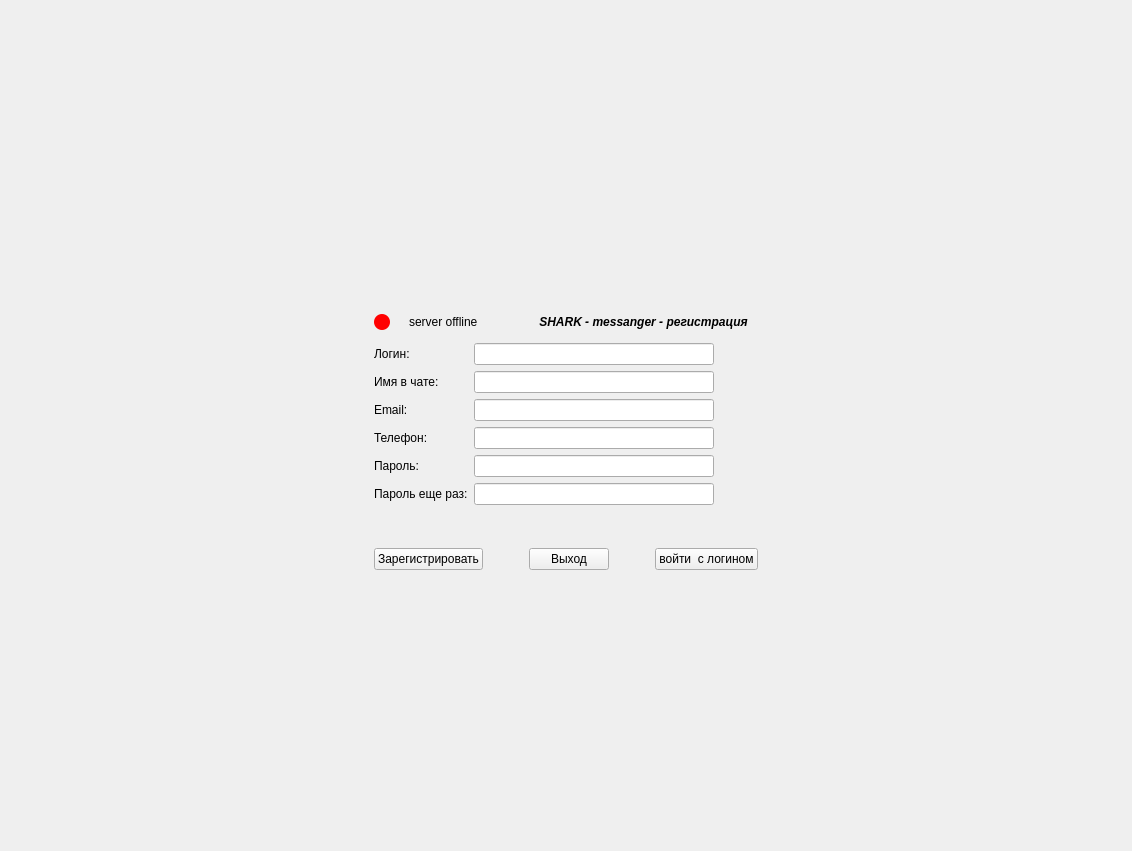
<?xml version="1.0" encoding="UTF-8"?>
<ui version="4.0">
 <class>ScreenRegister</class>
 <widget class="QWidget" name="ScreenRegister">
  <property name="geometry">
   <rect>
    <x>0</x>
    <y>0</y>
    <width>1132</width>
    <height>851</height>
   </rect>
  </property>
  <property name="sizePolicy">
   <sizepolicy hsizetype="Expanding" vsizetype="Expanding">
    <horstretch>0</horstretch>
    <verstretch>0</verstretch>
   </sizepolicy>
  </property>
  <property name="windowTitle">
   <string>Регистрация нового пользователя</string>
  </property>
  <layout class="QGridLayout" name="gridLayout">
   <item row="0" column="1">
    <spacer name="verticalSpacer_4">
     <property name="orientation">
      <enum>Qt::Orientation::Vertical</enum>
     </property>
     <property name="sizeHint" stdset="0">
      <size>
       <width>20</width>
       <height>167</height>
      </size>
     </property>
    </spacer>
   </item>
   <item row="1" column="0">
    <spacer name="horizontalSpacer_7">
     <property name="orientation">
      <enum>Qt::Orientation::Horizontal</enum>
     </property>
     <property name="sizeHint" stdset="0">
      <size>
       <width>332</width>
       <height>20</height>
      </size>
     </property>
    </spacer>
   </item>
   <item row="1" column="1">
    <layout class="QVBoxLayout" name="verticalLayout">
     <item>
      <layout class="QHBoxLayout" name="horizontalLayout_3">
       <item>
        <spacer name="horizontalSpacer_5">
         <property name="orientation">
          <enum>Qt::Orientation::Horizontal</enum>
         </property>
         <property name="sizeHint" stdset="0">
          <size>
           <width>40</width>
           <height>20</height>
          </size>
         </property>
        </spacer>
       </item>
       <item>
        <widget class="QLabel" name="label_6">
         <property name="sizePolicy">
          <sizepolicy hsizetype="Fixed" vsizetype="Fixed">
           <horstretch>0</horstretch>
           <verstretch>0</verstretch>
          </sizepolicy>
         </property>
         <property name="maximumSize">
          <size>
           <width>221</width>
           <height>221</height>
          </size>
         </property>
         <property name="text">
          <string/>
         </property>
         <property name="pixmap">
          <pixmap resource="resources.qrc">:/images/shark_1.jpg</pixmap>
         </property>
         <property name="scaledContents">
          <bool>true</bool>
         </property>
        </widget>
       </item>
       <item>
        <spacer name="horizontalSpacer_6">
         <property name="orientation">
          <enum>Qt::Orientation::Horizontal</enum>
         </property>
         <property name="sizeHint" stdset="0">
          <size>
           <width>40</width>
           <height>20</height>
          </size>
         </property>
        </spacer>
       </item>
      </layout>
     </item>
     <item>
      <spacer name="verticalSpacer_3">
       <property name="orientation">
        <enum>Qt::Orientation::Vertical</enum>
       </property>
       <property name="sizeType">
        <enum>QSizePolicy::Policy::Fixed</enum>
       </property>
       <property name="sizeHint" stdset="0">
        <size>
         <width>20</width>
         <height>5</height>
        </size>
       </property>
      </spacer>
     </item>
     <item>
      <layout class="QHBoxLayout" name="horizontalLayout">
       <item>
        <widget class="QLabel" name="serverStatusLabelRound">
         <property name="sizePolicy">
          <sizepolicy hsizetype="Preferred" vsizetype="Preferred">
           <horstretch>0</horstretch>
           <verstretch>0</verstretch>
          </sizepolicy>
         </property>
         <property name="minimumSize">
          <size>
           <width>16</width>
           <height>16</height>
          </size>
         </property>
         <property name="maximumSize">
          <size>
           <width>16</width>
           <height>16</height>
          </size>
         </property>
         <property name="styleSheet">
          <string notr="true">background-color: red;
border-radius: 8px;</string>
         </property>
         <property name="text">
          <string/>
         </property>
        </widget>
       </item>
       <item>
        <spacer name="horizontalSpacer">
         <property name="orientation">
          <enum>Qt::Orientation::Horizontal</enum>
         </property>
         <property name="sizeType">
          <enum>QSizePolicy::Policy::Fixed</enum>
         </property>
         <property name="sizeHint" stdset="0">
          <size>
           <width>13</width>
           <height>20</height>
          </size>
         </property>
        </spacer>
       </item>
       <item>
        <widget class="QLabel" name="serverStatusLabel">
         <property name="text">
          <string>server offline</string>
         </property>
        </widget>
       </item>
       <item>
        <spacer name="horizontalSpacer_3">
         <property name="orientation">
          <enum>Qt::Orientation::Horizontal</enum>
         </property>
         <property name="sizeHint" stdset="0">
          <size>
           <width>40</width>
           <height>20</height>
          </size>
         </property>
        </spacer>
       </item>
       <item>
        <widget class="QLabel" name="label">
         <property name="font">
          <font>
           <italic>true</italic>
           <bold>true</bold>
          </font>
         </property>
         <property name="text">
          <string>SHARK - messanger - регистрация</string>
         </property>
         <property name="alignment">
          <set>Qt::AlignmentFlag::AlignCenter</set>
         </property>
        </widget>
       </item>
       <item>
        <spacer name="horizontalSpacer_2">
         <property name="orientation">
          <enum>Qt::Orientation::Horizontal</enum>
         </property>
         <property name="sizeType">
          <enum>QSizePolicy::Policy::Fixed</enum>
         </property>
         <property name="sizeHint" stdset="0">
          <size>
           <width>10</width>
           <height>20</height>
          </size>
         </property>
        </spacer>
       </item>
      </layout>
     </item>
     <item>
      <spacer name="verticalSpacer_2">
       <property name="orientation">
        <enum>Qt::Orientation::Vertical</enum>
       </property>
       <property name="sizeType">
        <enum>QSizePolicy::Policy::Fixed</enum>
       </property>
       <property name="sizeHint" stdset="0">
        <size>
         <width>20</width>
         <height>5</height>
        </size>
       </property>
      </spacer>
     </item>
     <item>
      <layout class="QFormLayout" name="formLayout">
       <item row="0" column="0">
        <widget class="QLabel" name="label_5">
         <property name="text">
          <string>Логин:</string>
         </property>
        </widget>
       </item>
       <item row="0" column="1">
        <widget class="QLineEdit" name="loginEdit">
         <property name="sizePolicy">
          <sizepolicy hsizetype="Fixed" vsizetype="Fixed">
           <horstretch>0</horstretch>
           <verstretch>0</verstretch>
          </sizepolicy>
         </property>
         <property name="minimumSize">
          <size>
           <width>240</width>
           <height>0</height>
          </size>
         </property>
         <property name="toolTip">
          <string>Не менее 5 и не более 20 символов, только английские буквы и цифры</string>
         </property>
         <property name="toolTipDuration">
          <number>10000</number>
         </property>
        </widget>
       </item>
       <item row="1" column="0">
        <widget class="QLabel" name="label_2">
         <property name="text">
          <string>Имя в чате:</string>
         </property>
        </widget>
       </item>
       <item row="4" column="0">
        <widget class="QLabel" name="label_3">
         <property name="text">
          <string>Пароль:</string>
         </property>
        </widget>
       </item>
       <item row="4" column="1">
        <widget class="QLineEdit" name="passwordEdit">
         <property name="sizePolicy">
          <sizepolicy hsizetype="Fixed" vsizetype="Fixed">
           <horstretch>0</horstretch>
           <verstretch>0</verstretch>
          </sizepolicy>
         </property>
         <property name="minimumSize">
          <size>
           <width>240</width>
           <height>0</height>
          </size>
         </property>
         <property name="toolTip">
          <string>Не менее 5 и не более 20 символов, Мнимум одна заглавная и одна цифра (только латинские буквы)</string>
         </property>
         <property name="toolTipDuration">
          <number>10000</number>
         </property>
         <property name="echoMode">
          <enum>QLineEdit::EchoMode::PasswordEchoOnEdit</enum>
         </property>
        </widget>
       </item>
       <item row="5" column="0">
        <widget class="QLabel" name="label_4">
         <property name="text">
          <string>Пароль еще раз:</string>
         </property>
        </widget>
       </item>
       <item row="5" column="1">
        <widget class="QLineEdit" name="passwordConfirmEdit">
         <property name="sizePolicy">
          <sizepolicy hsizetype="Fixed" vsizetype="Fixed">
           <horstretch>0</horstretch>
           <verstretch>0</verstretch>
          </sizepolicy>
         </property>
         <property name="minimumSize">
          <size>
           <width>240</width>
           <height>0</height>
          </size>
         </property>
         <property name="toolTip">
          <string>Повторите ввод пароля</string>
         </property>
         <property name="toolTipDuration">
          <number>10000</number>
         </property>
         <property name="echoMode">
          <enum>QLineEdit::EchoMode::PasswordEchoOnEdit</enum>
         </property>
        </widget>
       </item>
       <item row="1" column="1">
        <widget class="QLineEdit" name="nameEdit">
         <property name="sizePolicy">
          <sizepolicy hsizetype="Fixed" vsizetype="Fixed">
           <horstretch>0</horstretch>
           <verstretch>0</verstretch>
          </sizepolicy>
         </property>
         <property name="minimumSize">
          <size>
           <width>240</width>
           <height>0</height>
          </size>
         </property>
         <property name="toolTip">
          <string>Не менее 2 и не более 20 символов, только английские буквы и цифры</string>
         </property>
         <property name="toolTipDuration">
          <number>10000</number>
         </property>
        </widget>
       </item>
       <item row="2" column="0">
        <widget class="QLabel" name="label_7">
         <property name="text">
          <string>Email:</string>
         </property>
        </widget>
       </item>
       <item row="2" column="1">
        <widget class="QLineEdit" name="emailLineEdit">
         <property name="sizePolicy">
          <sizepolicy hsizetype="Fixed" vsizetype="Fixed">
           <horstretch>0</horstretch>
           <verstretch>0</verstretch>
          </sizepolicy>
         </property>
         <property name="minimumSize">
          <size>
           <width>240</width>
           <height>0</height>
          </size>
         </property>
        </widget>
       </item>
       <item row="3" column="0">
        <widget class="QLabel" name="label_8">
         <property name="text">
          <string>Телефон:</string>
         </property>
        </widget>
       </item>
       <item row="3" column="1">
        <widget class="QLineEdit" name="phoneLineEdit">
         <property name="sizePolicy">
          <sizepolicy hsizetype="Fixed" vsizetype="Fixed">
           <horstretch>0</horstretch>
           <verstretch>0</verstretch>
          </sizepolicy>
         </property>
         <property name="minimumSize">
          <size>
           <width>240</width>
           <height>0</height>
          </size>
         </property>
        </widget>
       </item>
      </layout>
     </item>
     <item>
      <spacer name="verticalSpacer">
       <property name="orientation">
        <enum>Qt::Orientation::Vertical</enum>
       </property>
       <property name="sizeType">
        <enum>QSizePolicy::Policy::Fixed</enum>
       </property>
       <property name="sizeHint" stdset="0">
        <size>
         <width>17</width>
         <height>37</height>
        </size>
       </property>
      </spacer>
     </item>
     <item>
      <layout class="QHBoxLayout" name="horizontalLayout_2">
       <item>
        <widget class="QPushButton" name="registerPushButton">
         <property name="text">
          <string>Зарегистрировать</string>
         </property>
        </widget>
       </item>
       <item>
        <spacer name="horizontalSpacer_9">
         <property name="orientation">
          <enum>Qt::Orientation::Horizontal</enum>
         </property>
         <property name="sizeHint" stdset="0">
          <size>
           <width>40</width>
           <height>20</height>
          </size>
         </property>
        </spacer>
       </item>
       <item>
        <widget class="QPushButton" name="exitPushButton">
         <property name="text">
          <string>Выход</string>
         </property>
        </widget>
       </item>
       <item>
        <spacer name="horizontalSpacer_4">
         <property name="orientation">
          <enum>Qt::Orientation::Horizontal</enum>
         </property>
         <property name="sizeHint" stdset="0">
          <size>
           <width>40</width>
           <height>20</height>
          </size>
         </property>
        </spacer>
       </item>
       <item>
        <widget class="QPushButton" name="toLoginButton">
         <property name="text">
          <string>войти  с логином</string>
         </property>
        </widget>
       </item>
      </layout>
     </item>
    </layout>
   </item>
   <item row="1" column="2">
    <spacer name="horizontalSpacer_8">
     <property name="orientation">
      <enum>Qt::Orientation::Horizontal</enum>
     </property>
     <property name="sizeHint" stdset="0">
      <size>
       <width>332</width>
       <height>20</height>
      </size>
     </property>
    </spacer>
   </item>
   <item row="2" column="1">
    <spacer name="verticalSpacer_5">
     <property name="orientation">
      <enum>Qt::Orientation::Vertical</enum>
     </property>
     <property name="sizeHint" stdset="0">
      <size>
       <width>20</width>
       <height>166</height>
      </size>
     </property>
    </spacer>
   </item>
  </layout>
 </widget>
 <tabstops>
  <tabstop>loginEdit</tabstop>
  <tabstop>nameEdit</tabstop>
  <tabstop>emailLineEdit</tabstop>
  <tabstop>phoneLineEdit</tabstop>
  <tabstop>passwordEdit</tabstop>
  <tabstop>passwordConfirmEdit</tabstop>
  <tabstop>registerPushButton</tabstop>
  <tabstop>exitPushButton</tabstop>
  <tabstop>toLoginButton</tabstop>
 </tabstops>
 <resources>
  <include location="resources.qrc"/>
 </resources>
 <connections/>
</ui>
